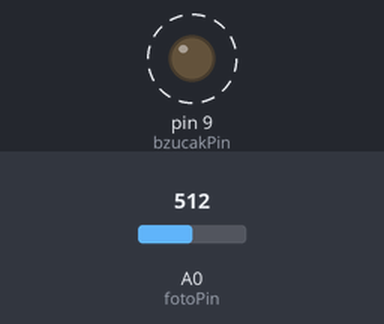
The sketch below on a simulated Arduino Uno, built with avr-gcc and run on an emulated ATmega328P. Shown: output pins drawn as LEDs (lit = HIGH). Dashed ring = blinking. The inputs (shaded band) are chosen by the test bench; at power-on: A0 (fotoPin) = 512.

Above: at 1.3 s.
1.4 s: A0 (fotoPin) set to 0
At 2.5 s:
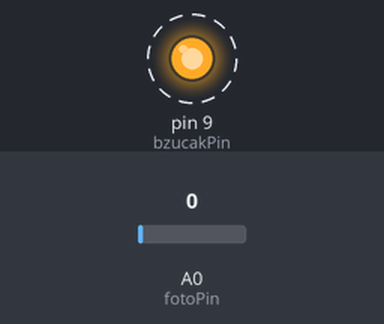
4.5 s: A0 (fotoPin) set to 122
At 4.96 s:
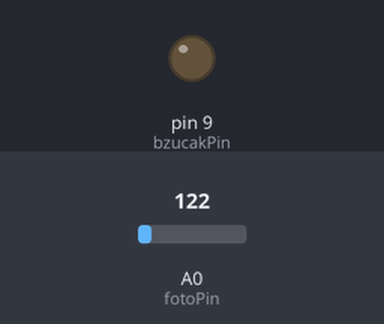
Timing chart, 0 to 13.6 s (numbered marks = the images above; inputs shaded):
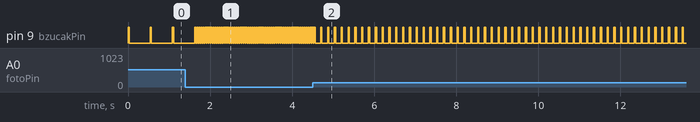

The sketch:

Ovladani_zvuku_pomoci_svetla.ino
```cpp
/*
 * LaskaKit Arduino MAXI Starter kit – Lekce 12: Ovládání zvuku pomocí světla
 *
 * Bzučák pípá tím pomaleji, čím víc světla dopadá na fotorezistor.
 * Ve tmě pípá rychle.
 *
 * Zapojení:
 *   Fotorezistor: jeden vývod na 5V, druhý na A0
 *   Rezistor 10 kΩ: mezi A0 a GND
 *   Aktivní bzučák: + na pin 9, – na GND
 *
 * Knihovny: žádné (jen Arduino IDE)
 * Desky:    Arduino UNO R3, Arduino UNO R4 WiFi, Arduino Mega 2560
 *
 * Verze návodu 3.0 (10/2026)
 * LaskaKit | https://www.laskakit.cz | podpora@laskakit.cz
 */

const int fotoPin = A0;
const int bzucakPin = 9;

void setup() {
  pinMode(bzucakPin, OUTPUT);
}

void loop() {
  int svetlo = analogRead(fotoPin);  // 0–1023
  int pauza = map(svetlo, 0, 1023, 20, 1000);

  digitalWrite(bzucakPin, HIGH);  // pípnutí
  delay(30);
  digitalWrite(bzucakPin, LOW);
  delay(pauza);                   // čím víc světla, tím delší pauza
}
```

Measured:
- after the input at 1.4 s, pin 9 (bzucakPin): alternates HIGH for 0.03 s and LOW for 0.02 s, starting after 0.27 s
- by itself, pin 9 (bzucakPin): alternates HIGH for 0.03 s and LOW for 0.51 s
